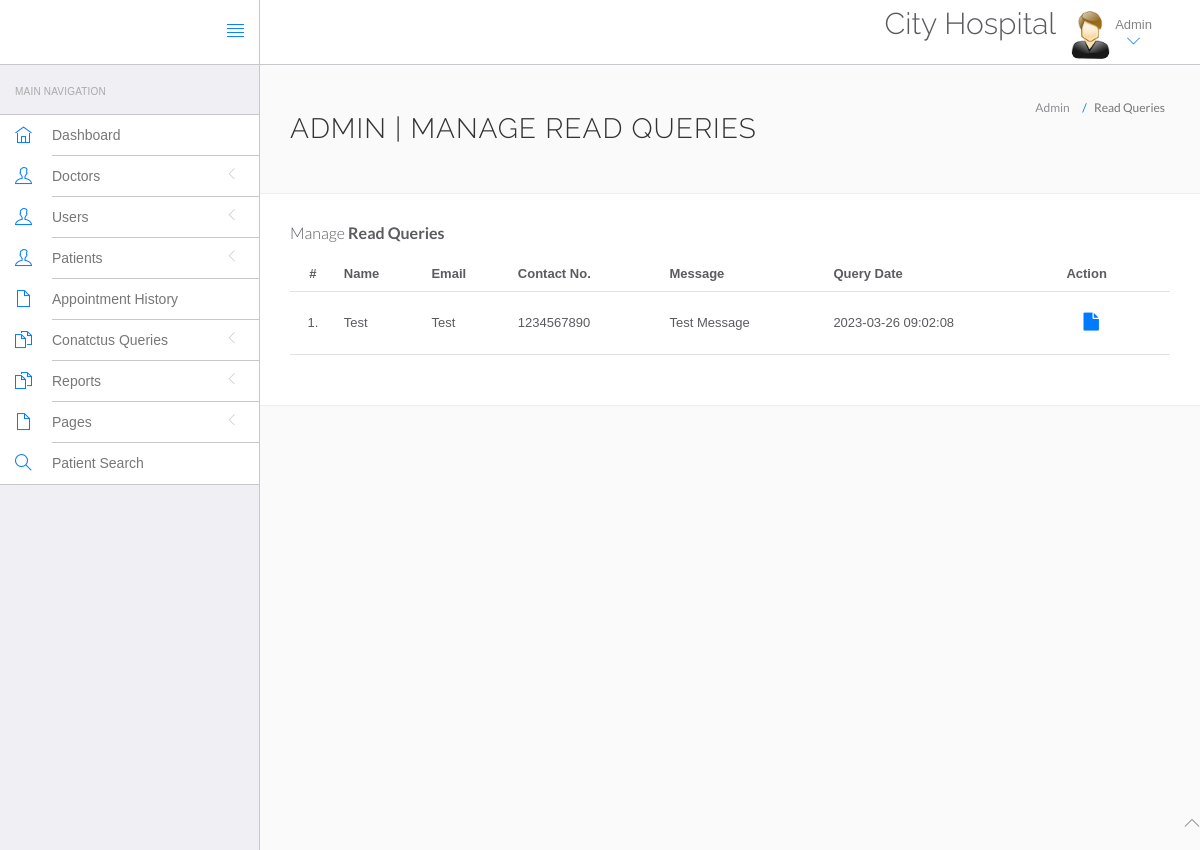
Screenshot of /System/website/admin/read-query.php (signed in) with the database file from the repository.
### tables this page shows
CREATE TABLE `tblcontactus` (
  `id` int(11) NOT NULL,
  `fullname` varchar(255) DEFAULT NULL,
  `email` varchar(255) DEFAULT NULL,
  `contactno` bigint(12) DEFAULT NULL,
  `message` mediumtext DEFAULT NULL,
  `PostingDate` timestamp NULL DEFAULT current_timestamp(),
  `AdminRemark` mediumtext DEFAULT NULL,
  `LastupdationDate` timestamp NULL DEFAULT NULL ON UPDATE current_timestamp(),
  `IsRead` int(11) DEFAULT NULL
);

### System/website/admin/read-query.php (the view, shortened to what this page needs)
<?php
include('include/config.php');
if(strlen($_SESSION['id']==0)) {
 header('location:logout.php');
  } else{
?>
<!DOCTYPE html>
<html lang="en">
	<head>
		<link rel="stylesheet" href="vendor/bootstrap/css/bootstrap.min.css">
		<link rel="stylesheet" href="vendor/fontawesome/css/font-awesome.min.css">
		<link rel="stylesheet" href="vendor/themify-icons/themify-icons.min.css">
		<link href="vendor/animate.css/animate.min.css" rel="stylesheet" media="screen">
		<link href="vendor/perfect-scrollbar/perfect-scrollbar.min.css" rel="stylesheet" media="screen">
		<link href="vendor/switchery/switchery.min.css" rel="stylesheet" media="screen">
		<link href="vendor/bootstrap-touchspin/jquery.bootstrap-touchspin.min.css" rel="stylesheet" media="screen">
		<link href="vendor/select2/select2.min.css" rel="stylesheet" media="screen">
		<link href="vendor/bootstrap-datepicker/bootstrap-datepicker3.standalone.min.css" rel="stylesheet" media="screen">
		<link href="vendor/bootstrap-timepicker/bootstrap-timepicker.min.css" rel="stylesheet" media="screen">
		<link rel="stylesheet" href="assets/css/styles.css">
		<link rel="stylesheet" href="assets/css/plugins.css">
		<link rel="stylesheet" href="assets/css/themes/theme-1.css" id="skin_color" />
	</head>
	<body>
		<div id="app">
<?php include('include/sidebar.php');?>
			<div class="app-content">
						<?php include('include/header.php');?>
				<div class="main-content" >
					<div class="wrap-content container" id="container">
						<section id="page-title">
							<div class="row">
								<div class="col-sm-8">
									<h1 class="mainTitle">Admin | Manage Read Queries</h1>
																	</div>
								<ol class="breadcrumb">
									<li>
										<span>Admin</span>
									</li>
									<li class="active">
										<span>Read Queries</span>
									</li>
								</ol>
							</div>
						</section>
						<div class="container-fluid container-fullw bg-white">
									<div class="row">
								<div class="col-md-12">
									<h5 class="over-title margin-bottom-15">Manage <span class="text-bold">Read Queries</span></h5>
									<table class="table table-hover" id="sample-table-1">
										<thead>
											<tr>
												<th class="center">#</th>
												<th>Name</th>
												<th class="hidden-xs">Email</th>
												<th>Contact No. </th>
												<th>Message </th>
												<th>Query Date</th>
												<th>Action</th>
											</tr>
										</thead>
										<tbody>
<?php
$sql=mysqli_query($con,"select * from tblcontactus where IsRead is not null");
$cnt=1;
while($row=mysqli_fetch_array($sql))
{
?>
											<tr>
												<td class="center"><?php echo $cnt;?>.</td>
												<td class="hidden-xs"><?php echo $row['fullname'];?></td>
												<td><?php echo $row['email'];?></td>
												<td><?php echo $row['contactno'];?></td>
												<td><?php echo $row['message'];?></td>
												<td><?php echo $row['PostingDate'];?></td>
												<td >
												<div class="visible-md visible-lg hidden-sm hidden-xs">
							<a href="query-details.php?id=<?php echo $row['id'];?>" class="btn btn-transparent btn-lg" title="View Details"><i class="fa fa-file"></i></a>
												</div>
												</td>
											</tr>
											<?php
$cnt=$cnt+1;
											 }?>
										</tbody>
									</table>
								</div>
							</div>
								</div>
							</div>
						</div>
					</div>
				</div>
	<?php include('include/footer.php');?>
	</body>
</html>
<?php } ?>

### System/website/admin/assets/css/themes/theme-1.css (style rules this page uses)
body { background: #FAFAFA; }

### rows the page displays
tblcontactus: fullname "Test", email "Test", contactno "1234567890", message "Test Message", PostingDate "2023-03-26 09:02:08"
